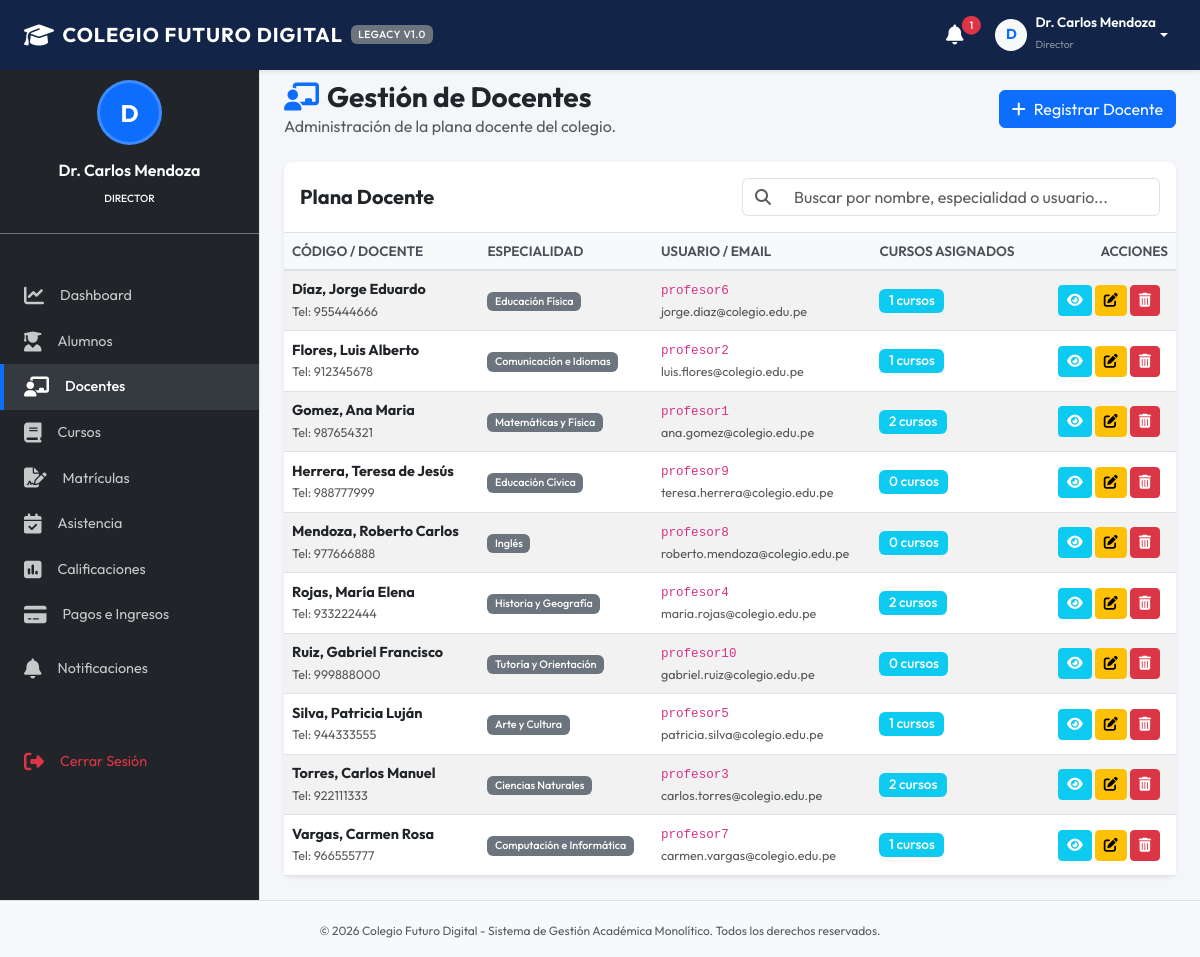
The page /modules/profesores.php (signed in) on the database its author committed.
### tables this page shows
CREATE TABLE profesores (
            id INTEGER PRIMARY KEY AUTOINCREMENT,
            usuario_id INTEGER UNIQUE,
            nombre TEXT NOT NULL,
            apellido TEXT NOT NULL,
            especialidad TEXT,
            telefono TEXT,
            email TEXT,
            FOREIGN KEY (usuario_id) REFERENCES usuarios(id) ON DELETE SET NULL
        );

### modules/profesores.php (the view, shortened to what this page needs)
<?php
$action = $_GET['action'] ?? 'list';
require_once __DIR__ . '/../includes/header.php';
require_once __DIR__ . '/../includes/sidebar.php';
?>
<div class="d-flex justify-content-between align-items-center mb-4">
    <div>
        <h1 class="h3 mb-0 text-dark fw-bold"><i class="fa-solid fa-chalkboard-user me-2 text-primary"></i>Gestión de Docentes</h1>
        <p class="text-muted mb-0">Administración de la plana docente del colegio.</p>
    </div>
    <?php if ($action === 'list'): ?>
        <a href="profesores.php?action=new" class="btn btn-primary"><i class="fa-solid fa-plus me-2"></i>Registrar Docente</a>
    <?php else: ?>
        <a href="profesores.php" class="btn btn-outline-secondary"><i class="fa-solid fa-arrow-left me-2"></i>Volver al Listado</a>
    <?php endif; ?>
</div>
<?php if ($action === 'list'): ?>
    <?php
    try {
        $stmt = $pdo->query("
            SELECT p.*, u.username,
                   (SELECT COUNT(*) FROM cursos c WHERE c.profesor_id = p.id) as cant_cursos
            FROM profesores p
            LEFT JOIN usuarios u ON p.usuario_id = u.id
            ORDER BY p.apellido ASC, p.nombre ASC
        ");
        $profesores = $stmt->fetchAll();
    } catch (PDOException $e) {
        echo "<div class='alert alert-danger'>Error al cargar docentes: " . $e->getMessage() . "</div>";
        $profesores = [];
    }
    ?>
    <div class="card bg-white shadow-sm border-0">
        <div class="card-header bg-transparent border-bottom py-3">
            <div class="row align-items-center">
                <div class="col-md-6">
                    <h5 class="card-title mb-0 fw-bold">Plana Docente</h5>
                </div>
                <div class="col-md-6 mt-2 mt-md-0">
                    <div class="input-group">
                        <span class="input-group-text bg-white border-end-0"><i class="fa-solid fa-magnifying-glass text-muted"></i></span>
                        <input type="text" class="form-control border-start-0" id="tableSearch" placeholder="Buscar por nombre, especialidad o usuario...">
                    </div>
                </div>
            </div>
        </div>
        <div class="card-body p-0">
            <div class="table-responsive">
                <table class="table table-hover table-striped align-middle mb-0">
                    <thead>
                        <tr>
                            <th>Código / Docente</th>
                            <th>Especialidad</th>
                            <th>Usuario / Email</th>
                            <th>Cursos Asignados</th>
                            <th class="text-end">Acciones</th>
                        </tr>
                    </thead>
                    <tbody>
                        <?php if (empty($profesores)): ?>
                            <tr>
                                <td colspan="5" class="text-center py-4 text-muted">No hay docentes registrados.</td>
                            </tr>
                        <?php else: ?>
                            <?php foreach ($profesores as $pr): ?>
                                <tr>
                                    <td>
                                        <div class="fw-bold"><?php echo htmlspecialchars($pr['apellido'] . ', ' . $pr['nombre']); ?></div>
                                        <small class="text-muted">Tel: <?php echo htmlspecialchars($pr['telefono'] ?: '-'); ?></small>
                                    </td>
                                    <td>
                                        <span class="badge bg-secondary"><?php echo htmlspecialchars($pr['especialidad'] ?: 'General'); ?></span>
                                    </td>
                                    <td>
                                        <div><code><?php echo htmlspecialchars($pr['username'] ?: ''); ?></code></div>
                                        <small class="text-muted"><?php echo htmlspecialchars($pr['email'] ?: ''); ?></small>
                                    </td>
                                    <td>
                                        <span class="badge bg-info text-white fs-7"><?php echo $pr['cant_cursos']; ?> cursos</span>
                                    </td>
                                    <td class="text-end px-3">
                                        <a href="profesores.php?action=view&id=<?php echo $pr['id']; ?>" class="btn btn-sm btn-info text-white" title="Ver Información"><i class="fa-solid fa-eye"></i></a>
                                        <a href="profesores.php?action=edit&id=<?php echo $pr['id']; ?>" class="btn btn-sm btn-warning" title="Editar"><i class="fa-solid fa-pen-to-square"></i></a>
                                        <a href="profesores.php?action=delete&id=<?php echo $pr['id']; ?>" class="btn btn-sm btn-danger" title="Eliminar" onclick="return confirmarEliminacion('¿Desea eliminar este docente? Sus cursos quedarán huérfanos temporalmente y se borrará su usuario del sistema.');"><i class="fa-solid fa-trash-can"></i></a>
                                    </td>
                                </tr>
                            <?php endforeach; ?>
                        <?php endif; ?>
                    </tbody>
                </table>
            </div>
        </div>
    </div>
<?php endif; ?>
<?php
require_once __DIR__ . '/../includes/footer.php';
?>

### assets/css/style.css (style rules this page uses)
:root { --primary-color: #1e3c72; --primary-dark: #122548; --primary-light: #2a5298; --secondary-color: #6c757d; --bg-light: #f4f6f9; --sidebar-bg: #212529; --sidebar-hover: #343a40; --sidebar-active: #0d6efd; --text-dark: #333333; --font-sans: 'Outfit', 'Roboto', -apple-system, BlinkMacSystemFont, "Segoe UI", sans-serif; }
body { font-family: var(--font-sans); background-color: var(--bg-light); color: var(--text-dark); margin: 0; padding-top: 56px; display: flex; flex-direction: column; min-height: 100vh; }
.card { border-radius: 8px; box-shadow: 0 4px 6px rgba(0, 0, 0, 0.05); }
.table { border-collapse: separate; border-spacing: 0; }
.table th { background-color: #f8f9fa; color: #495057; font-weight: 600; border-bottom: 2px solid #dee2e6; font-size: 0.85rem; text-transform: uppercase; }
.table td { font-size: 0.9rem; vertical-align: middle; }
.badge { font-weight: 500; padding: 0.4em 0.7em; }
.fs-7 { font-size: 0.85rem; }

### rows shown on the page
profesores: apellido+nombre "Díaz, Jorge Eduardo", telefono "955444666", especialidad "Educación Física", username "profesor6", email "jorge.diaz@colegio.edu.pe", cant_cursos "1"
profesores: apellido+nombre "Flores, Luis Alberto", telefono "912345678", especialidad "Comunicación e Idiomas", username "profesor2", email "luis.flores@colegio.edu.pe", cant_cursos "1"
profesores: apellido+nombre "Gomez, Ana Maria", telefono "987654321", especialidad "Matemáticas y Física", username "profesor1", email "ana.gomez@colegio.edu.pe", cant_cursos "2"
profesores: apellido+nombre "Herrera, Teresa de Jesús", telefono "988777999", especialidad "Educación Cívica", username "profesor9", email "teresa.herrera@colegio.edu.pe", cant_cursos "0"
profesores: apellido+nombre "Mendoza, Roberto Carlos", telefono "977666888", especialidad "Inglés", username "profesor8", email "roberto.mendoza@colegio.edu.pe", cant_cursos "0"
profesores: apellido+nombre "Rojas, María Elena", telefono "933222444", especialidad "Historia y Geografía", username "profesor4", email "maria.rojas@colegio.edu.pe", cant_cursos "2"
profesores: apellido+nombre "Ruiz, Gabriel Francisco", telefono "999888000", especialidad "Tutoría y Orientación", username "profesor10", email "gabriel.ruiz@colegio.edu.pe", cant_cursos "0"
profesores: apellido+nombre "Silva, Patricia Luján", telefono "944333555", especialidad "Arte y Cultura", username "profesor5", email "patricia.silva@colegio.edu.pe", cant_cursos "1"
profesores: apellido+nombre "Torres, Carlos Manuel", telefono "922111333", especialidad "Ciencias Naturales", username "profesor3", email "carlos.torres@colegio.edu.pe", cant_cursos "2"
profesores: apellido+nombre "Vargas, Carmen Rosa", telefono "966555777", especialidad "Computación e Informática", username "profesor7", email "carmen.vargas@colegio.edu.pe", cant_cursos "1"

### other values the page prints
$notif_count "1"
substr($_SESSION['usuario_nombre'], 0, 1) "D"
$_SESSION['usuario_nombre'] "Dr. Carlos Mendoza"
$_SESSION['usuario_rol'] "Director"
$rol "DIRECTOR"
